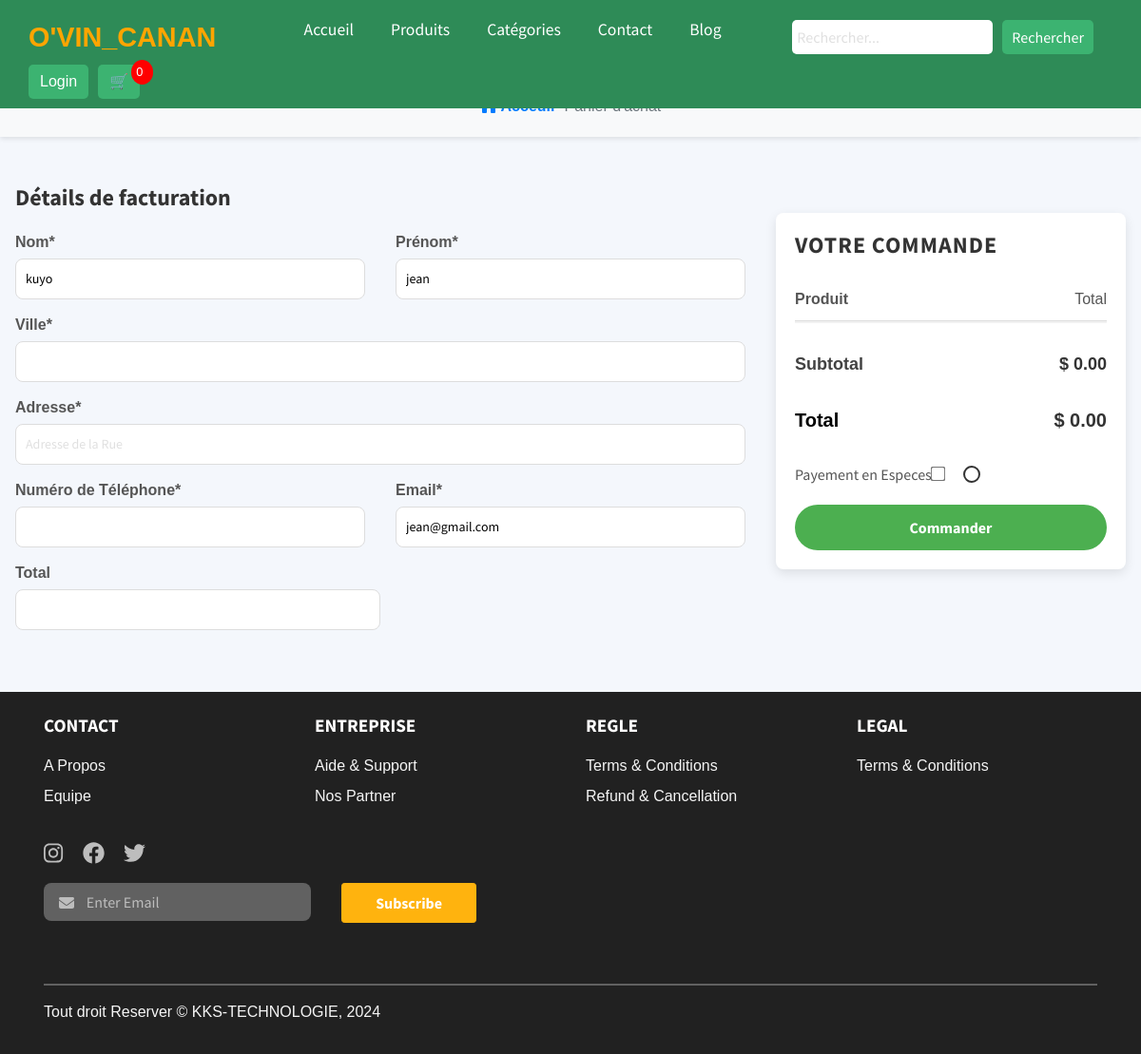
The page /elisee/ (signed in) on the database its author committed.
### Connexion/models.py (models this page shows, shortened)
class CustomUser(AbstractUser):
    email = models.EmailField(unique=True)
    username = models.CharField(max_length=150, blank=True, null=True, unique=False)
    USERNAME_FIELD = 'email'  # Utiliser l'email comme identifiant
    REQUIRED_FIELDS = []  # Laisser vide car 'username' est remplacé par 'email'
    first_name = models.CharField(max_length=150, blank=True)
    objects = CustomUserManager()  # Utiliser le gestionnaire personnalisé pour la gestion des utilisateurs

### shop/views.py (the view, shortened to what this page needs)
# urls.py: path('elisee/', elisee, name='elisee'),
@login_required(login_url='connexion')
def elisee(request):
    user = request.user
    return render(request, 'shop/checkout.html', {'user': user})

### shop/templates/shop/checkout.html (shortened to what this page needs)
{% extends "shop/base.html" %}
{% load static %}
{% block caisse %}
    <div class="breadcrumb-option">
        <div class="container">
            <div class="row">
                <div class="col-lg-12">
                    <div class="breadcrumb__links">
                        <a href="{% url 'shop' %}"> Acceuil</a>
                        <span>Panier d'achat</span>
                    </div>
                </div>
            </div>
        </div>
    </div>
    <section class="checkout spad">
    <div class="container">
        <form method="POST" class="checkout__form">
            <div class="row">
                <div class="col-lg-8">
                    <h5>Détails de facturation</h5>
                    <div class="row">
                        {% if user.is_authenticated %}
                        <div class="col-lg-6 col-md-6 col-sm-6">
                            <div class="checkout__form__input">
                                <p>Nom<span>*</span></p>
                                <input type="text" name="nom" value="{{ user.first_name }}" required>
                            </div>
                        </div>
                        <div class="col-lg-6 col-md-6 col-sm-6">
                            <div class="checkout__form__input">
                                <p>Prénom<span>*</span></p>
                                <input type="text" name="prenom" value="{{ user.username }}" required>
                            </div>
                        </div>
                        <div class="col-lg-12">
                            <div class="checkout__form__input">
                                <p>Ville<span>*</span></p>
                                <input type="text" name="ville" required>
                            </div>
                            <div class="checkout__form__input">
                                <p>Adresse<span>*</span></p>
                                <input type="text" name="address" placeholder="Adresse de la Rue" required>
                            </div>
                        </div>
                        <div class="col-lg-6 col-md-6 col-sm-6">
                            <div class="checkout__form__input">
                                <p>Numéro de Téléphone<span>*</span></p>
                                <input type="text" name="contact" required>
                            </div>
                        </div>
                        <div class="col-lg-6 col-md-6 col-sm-6">
                            <div class="checkout__form__input">
                                <p>Email<span>*</span></p>
                                <input type="email" name="email" value="{{ user.email }}" required>
                            </div>
                        </div>
                        {% endif %}
                        <div class="col-lg-12">
                            <div class="col-lg-6 col-md-6 col-sm-6">
                                <div class="checkout__form__input">
                                    <p>Total</p>
                                    <input type="text" name="total" readonly>
                                </div>
                            </div>
                        </div>
                    </div>
                </div>
                <div class="col-lg-4">
                    <div class="checkout__order">
                        <h5>Votre Commande</h5>
                        <div class="checkout__order__product">
                            <ul id="order-summary">
                                <li>
                                    <span class="top__text">Produit</span>
                                    <span class="top__text__right">Total</span>
                                </li>
                            </ul>
                        </div>
                        <div class="checkout__order__total">
                            <ul>
                                <li>Subtotal <span id="subtotal">$ 0.00</span></li>
                                <li>Total <span id="total">$ 0.00</span></li>
                            </ul>
                        </div>
                        <div class="checkout__order__widget">
                            <label for="check-payment">
                                Payement en Especes
                                <input type="checkbox" id="check-payment">
                                <span class="checkmark"></span>
                            </label>
                        </div>
                        <button type="submit" class="site-btn">Commander</button>
                    </div>
                </div>
            </div>
        </form>
    </div>
</section>
        {% endblock caisse %}

### shop/templates/shop/checkout.html (style rules this page uses)
body { font-family: 'Roboto', sans-serif; background-color: #f4f7fc; margin: 0; padding: 0; }
.breadcrumb-option { background-color: #f8f9fa; padding: 20px 0; box-shadow: 0 2px 5px rgba(0, 0, 0, 0.1); }
.breadcrumb__links { display: flex; align-items: center; justify-content: center; }
.breadcrumb__links a { color: #007bff; text-decoration: none; margin-right: 10px; font-weight: bold; }
.breadcrumb__links span { color: #6c757d; font-weight: normal; }
.checkout { padding: 50px 0; }
.checkout .container { max-width: 1200px; margin: 0 auto; }
.checkout h5 { font-size: 24px; font-weight: bold; color: #333; margin-bottom: 20px; }
.checkout__form__input { margin-bottom: 15px; }
.checkout__form__input p { font-weight: bold; color: #555; margin-bottom: 5px; }
.checkout__form__input input { width: 100%; padding: 10px; border-radius: 8px; border: 1px solid #ddd; font-size: 14px; box-sizing: border-box; }
.checkout__order { background-color: #ffffff; padding: 30px; box-shadow: 0 2px 10px rgba(0, 0, 0, 0.1); border-radius: 10px; }
.checkout__order h5 { font-size: 22px; font-weight: bold; margin-bottom: 20px; }
.checkout__order__product { margin-bottom: 20px; }
.checkout__order__product ul { list-style: none; padding: 0; margin: 0; }
.checkout__order__product li { display: flex; justify-content: space-between; padding: 10px 0; border-bottom: 1px solid #ddd; }
.checkout__order__total ul { list-style: none; padding: 0; margin-top: 20px; }
.checkout__order__total li { display: flex; justify-content: space-between; font-size: 16px; padding: 10px 0; }
.checkout__order__total li span { font-weight: bold; color: #333; }
.checkout__order__widget { margin-top: 30px; }
.checkout__order__widget label { display: flex; align-items: center; font-size: 16px; }
.checkout__order__widget input[type="checkbox"] { margin-right: 10px; transform: scale(1.2); }
.checkout__order__widget .checkmark { position: relative; display: inline-block; width: 20px; height: 20px; background-color: #fff; border: 2px solid #007bff; border-radius: 50%; margin-right: 10px; transition: background-color 0.3s ease; }
.site-btn { background-color: #007bff; color: white; font-size: 16px; font-weight: bold; padding: 15px 30px; border: none; border-radius: 8px; cursor: pointer; transition: background-color 0.3s ease; }
.checkout__order { background-color: #fff; border-radius: 8px; box-shadow: 0 4px 12px rgba(0, 0, 0, 0.1); padding: 20px; margin-top: 30px; transition: all 0.3s ease; }
.checkout__order h5 { font-size: 24px; font-weight: bold; color: #333; margin-bottom: 20px; text-transform: uppercase; letter-spacing: 1px; }
.checkout__order__product ul { list-style-type: none; padding: 0; margin: 0; border-bottom: 2px solid #f1f1f1; margin-bottom: 10px; }
.checkout__order__product li { display: flex; justify-content: space-between; padding: 10px 0; font-size: 16px; color: #555; }
.checkout__order__product .top__text { font-weight: bold; }
.checkout__order__total ul { list-style-type: none; padding: 0; margin: 20px 0; }
.checkout__order__total li { display: flex; justify-content: space-between; font-size: 18px; font-weight: 600; margin-bottom: 10px; }
.checkout__order__total li:last-child { font-size: 20px; font-weight: 700; color: #000; }
.checkout__order__widget { margin: 20px 0; }
.checkout__order__widget label { font-size: 16px; color: #555; display: flex; align-items: center; }
.checkout__order__widget .checkmark { width: 18px; height: 18px; border: 2px solid #333; border-radius: 50%; margin-left: 10px; background-color: #fff; }
.site-btn { background-color: #4CAF50; color: white; font-size: 16px; padding: 12px 20px; border: none; border-radius: 30px; cursor: pointer; width: 100%; transition: all 0.3s ease; }

### shop/templates/shop/base.html (style rules this page uses)
body { font-family: Arial, sans-serif; background-color: #f4f7fc; margin: 0; padding-top: 80px; }
* { margin: 0; padding: 0; box-sizing: border-box; }

### rows shown on the page
CustomUser: nom "kuyo", prenom "jean", email "jean@gmail.com"
